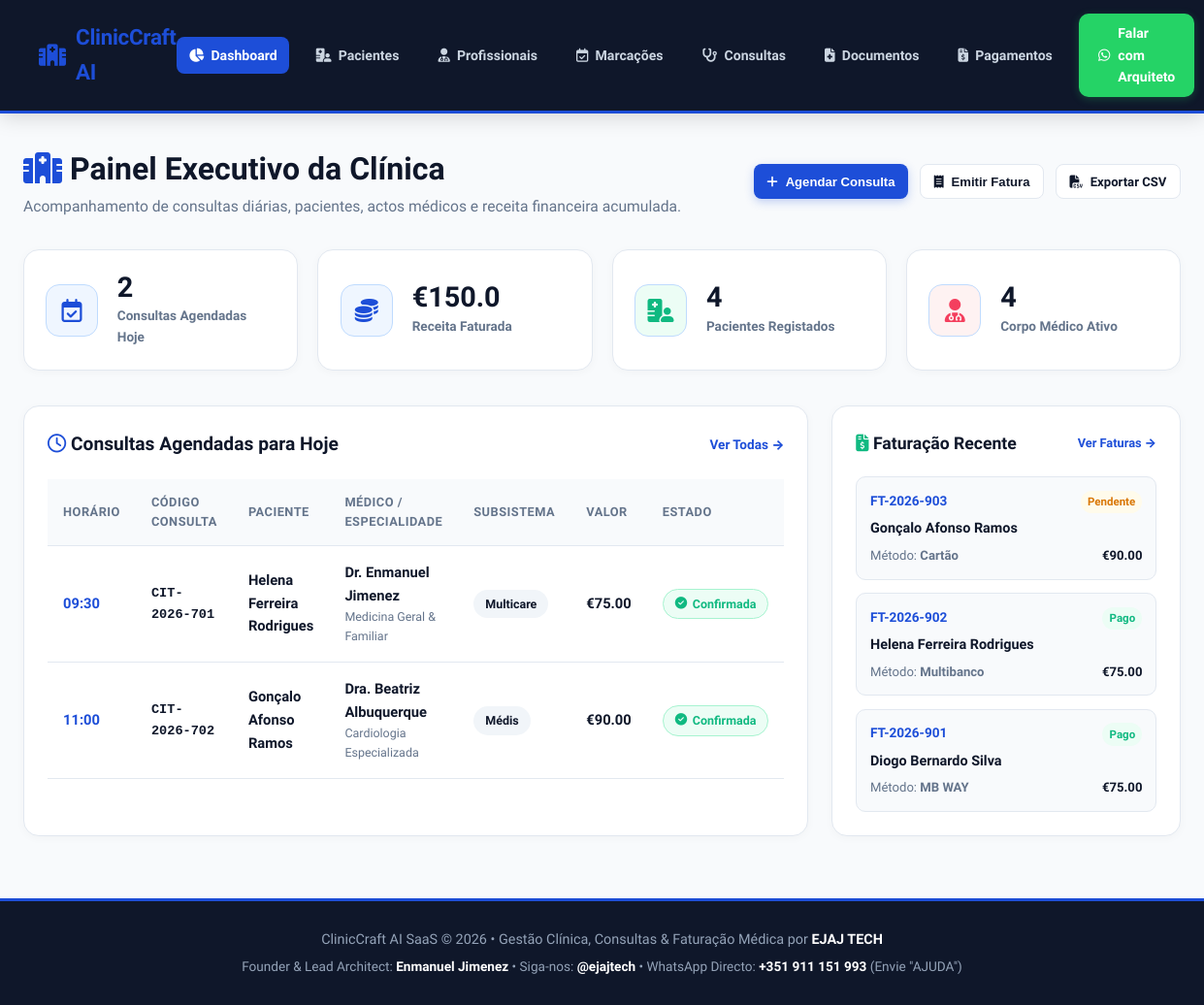
The app's page /, older data.
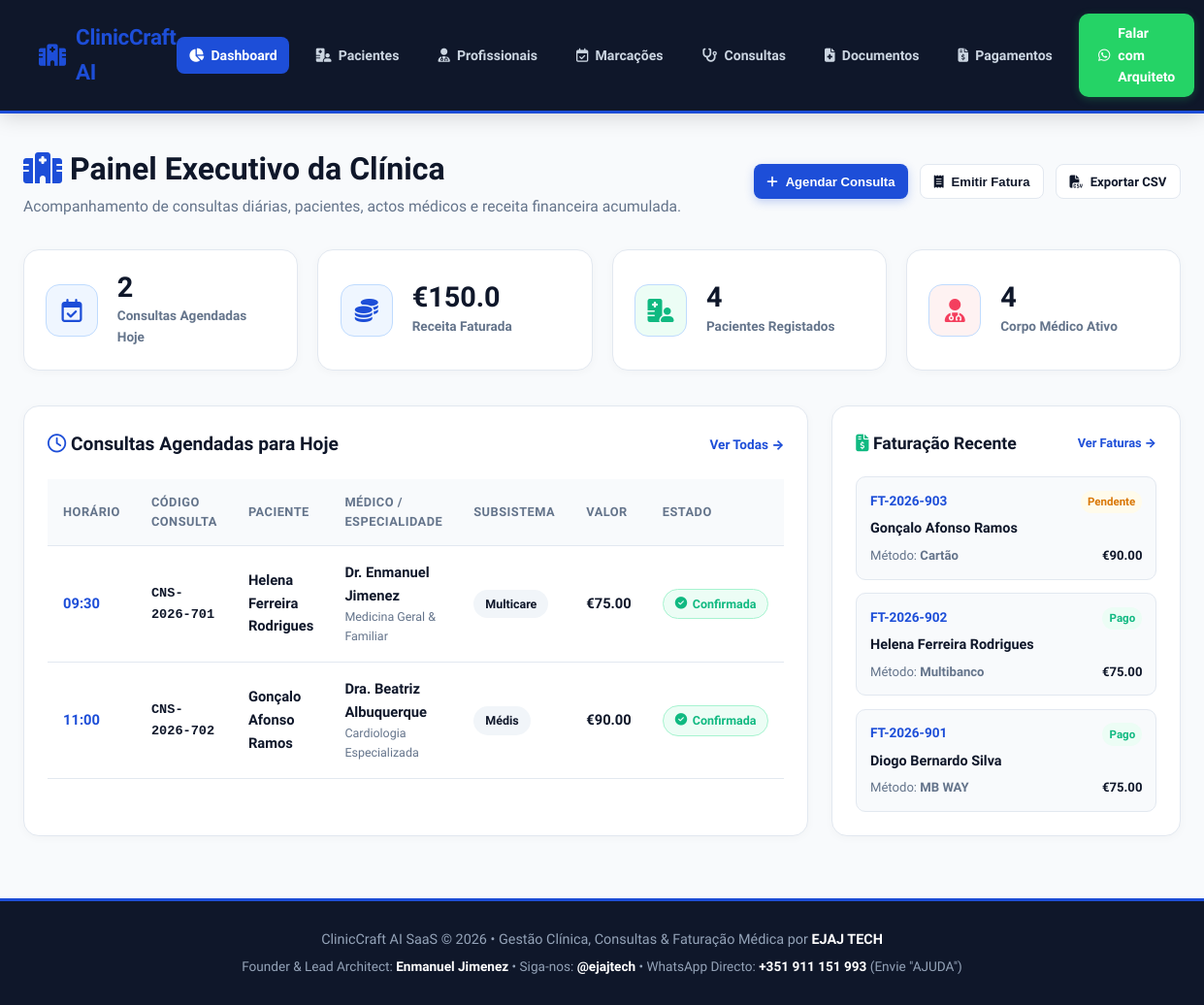
The same page, newer data.
### tables this page shows
CREATE TABLE appointments (
        id INTEGER PRIMARY KEY AUTOINCREMENT,
        appointment_code TEXT NOT NULL UNIQUE,
        patient_id INTEGER NOT NULL,
        professional_id INTEGER NOT NULL,
        appointment_date TEXT NOT NULL,
        appointment_time TEXT NOT NULL,
        status TEXT NOT NULL DEFAULT 'Confirmada', -- Confirmada, Em Espera, Realizada, Cancelada
        reason TEXT NOT NULL,
        fee REAL NOT NULL,
        created_at TEXT NOT NULL,
        FOREIGN KEY (patient_id) REFERENCES patients (id),
        FOREIGN KEY (professional_id) REFERENCES professionals (id)
    );

CREATE TABLE patients (
        id INTEGER PRIMARY KEY AUTOINCREMENT,
        patient_code TEXT NOT NULL UNIQUE,
        name TEXT NOT NULL,
        nif TEXT NOT NULL UNIQUE,
        email TEXT NOT NULL,
        phone TEXT NOT NULL,
        birth_date TEXT NOT NULL,
        insurance TEXT NOT NULL DEFAULT 'Particular',
        blood_type TEXT NOT NULL,
        created_at TEXT NOT NULL
    );

CREATE TABLE professionals (
        id INTEGER PRIMARY KEY AUTOINCREMENT,
        name TEXT NOT NULL,
        specialty TEXT NOT NULL,
        license_no TEXT NOT NULL UNIQUE,
        email TEXT NOT NULL,
        phone TEXT NOT NULL,
        consultation_fee REAL NOT NULL DEFAULT 70.0,
        status TEXT NOT NULL DEFAULT 'Ativo',
        created_at TEXT NOT NULL
    );

### app.py (the view)
@app.route('/')
def dashboard():
    conn = get_db()
    cursor = conn.cursor()
    today_str = date.today().strftime("%Y-%m-%d")
    cursor.execute("SELECT COUNT(*) as cnt FROM appointments WHERE appointment_date = ?", (today_str,))
    today_appts = cursor.fetchone()['cnt']
    cursor.execute("SELECT SUM(amount) as total FROM payments WHERE status = 'Pago'")
    total_revenue = cursor.fetchone()['total'] or 0.0
    cursor.execute("SELECT COUNT(*) as cnt FROM patients")
    total_patients = cursor.fetchone()['cnt']
    cursor.execute("SELECT COUNT(*) as cnt FROM professionals WHERE status = 'Ativo'")
    active_professionals = cursor.fetchone()['cnt']
    cursor.execute("""
    SELECT a.*, p.name as patient_name, p.insurance, pr.name as professional_name, pr.specialty
    FROM appointments a
    JOIN patients p ON a.patient_id = p.id
    JOIN professionals pr ON a.professional_id = pr.id
    WHERE a.appointment_date = ?
    ORDER BY a.appointment_time ASC
    """, (today_str,))
    today_appts_list = [dict(r) for r in cursor.fetchall()]
    cursor.execute("""
    SELECT py.*, p.name as patient_name, a.appointment_code
    FROM payments py
    JOIN patients p ON py.patient_id = p.id
    JOIN appointments a ON py.appointment_id = a.id
    ORDER BY py.id DESC
    LIMIT 4
    """)
    recent_payments = [dict(r) for r in cursor.fetchall()]
    cursor.execute("SELECT id, name, nif FROM patients ORDER BY name ASC")
    patients_list = [dict(r) for r in cursor.fetchall()]
    cursor.execute("SELECT id, name, specialty, consultation_fee FROM professionals WHERE status = 'Ativo' ORDER BY name ASC")
    professionals_list = [dict(r) for r in cursor.fetchall()]
    cursor.execute("SELECT a.id, a.appointment_code, p.name as patient_name, a.fee FROM appointments a JOIN patients p ON a.patient_id = p.id ORDER BY a.id DESC")
    appointments_list = [dict(r) for r in cursor.fetchall()]
    conn.close()
    return render_template(
        'dashboard.html',
        today_appts=today_appts,
        total_revenue=round(total_revenue, 2),
        total_patients=total_patients,
        active_professionals=active_professionals,
        today_appts_list=today_appts_list,
        recent_payments=recent_payments,
        patients_list=patients_list,
        professionals_list=professionals_list,
        appointments_list=appointments_list
    )

### app.py (called while the page is built)
def get_db():
    conn = sqlite3.connect(DB_PATH)
    conn.row_factory = sqlite3.Row
    return conn

### templates/dashboard.html (shortened to what the changed rows need)
{% extends 'base.html' %}
{% block content %}
<div class="page-header">
    <div>
        <h1 class="page-title"><i class="fa-solid fa-hospital" style="color: var(--sapphire-blue);"></i> Painel Executivo da Clínica</h1>
    </div>
</div>
<div style="display: grid; grid-template-columns: 2fr 1fr; gap: 1.5rem; margin-bottom: 2rem;">
    <div class="table-card">
        <div style="display: flex; justify-content: space-between; align-items: center; margin-bottom: 1.25rem;">
            <h2 style="font-size: 1.2rem; font-weight: 800; color: var(--text-dark);">
                <i class="fa-regular fa-clock" style="color: var(--sapphire-blue);"></i> Consultas Agendadas para Hoje
            </h2>
        </div>
        {% if not today_appts_list %}
            <div style="text-align: center; padding: 2.5rem; color: var(--text-muted);">
                <i class="fa-regular fa-calendar" style="font-size: 2.5rem; margin-bottom: 0.5rem; opacity: 0.4;"></i>
                <p>Nenhuma consulta médica agendada para o dia de hoje.</p>
            </div>
        {% else %}
            <div style="overflow-x: auto;">
                <table class="custom-table">
                    <thead>
                        <tr>
                            <th>Horário</th>
                            <th>Código Consulta</th>
                            <th>Paciente</th>
                            <th>Médico / Especialidade</th>
                            <th>Subsistema</th>
                            <th>Valor</th>
                            <th>Estado</th>
                        </tr>
                    </thead>
                    <tbody>
                        {% for a in today_appts_list %}
                        <tr>
                            <td style="font-weight: 800; color: var(--sapphire-blue);">{{ a.appointment_time }}</td>
                            <td style="font-family: monospace; font-size: 0.85rem; font-weight: 700;">{{ a.appointment_code }}</td>
                            <td style="font-weight: 700; color: var(--text-dark);">{{ a.patient_name }}</td>
                            <td>
                                <div style="font-weight: 600;">{{ a.professional_name }}</div>
                                <div style="font-size: 0.78rem; color: var(--text-muted);">{{ a.specialty }}</div>
                            </td>
                            <td>
                                <span class="badge" style="background: #F1F5F9; color: var(--text-dark);">{{ a.insurance }}</span>
                            </td>
                            <td style="font-weight: 800; color: var(--text-dark);">€{{ "%.2f"|format(a.fee) }}</td>
                            <td>
                                {% if a.status == 'Realizada' %}
                                    <span class="badge badge-done"><i class="fa-solid fa-check"></i> Realizada</span>
                                {% elif a.status == 'Confirmada' %}
                                    <span class="badge badge-confirmed"><i class="fa-solid fa-check-circle"></i> Confirmada</span>
                                {% else %}
                                    <span class="badge badge-waiting"><i class="fa-regular fa-clock"></i> Em Espera</span>
                                {% endif %}
                            </td>
                        </tr>
                        {% endfor %}
                    </tbody>
                </table>
            </div>
        {% endif %}
    </div>
    <div class="table-card">
        <div style="display: flex; justify-content: space-between; align-items: center; margin-bottom: 1.25rem;">
            <h2 style="font-size: 1.1rem; font-weight: 800; color: var(--text-dark);">
                <i class="fa-solid fa-file-invoice-dollar" style="color: var(--emerald-green);"></i> Faturação Recente
            </h2>
        </div>
    </div>
</div>
{% endblock %}

Row changes from the older to the newer data that the page shows:
changed appointments "Helena Ferreira Rodrigues": appointment_code "CIT-2026-701" → "CNS-2026-701"
changed appointments "Gonçalo Afonso Ramos": appointment_code "CIT-2026-702" → "CNS-2026-702"
